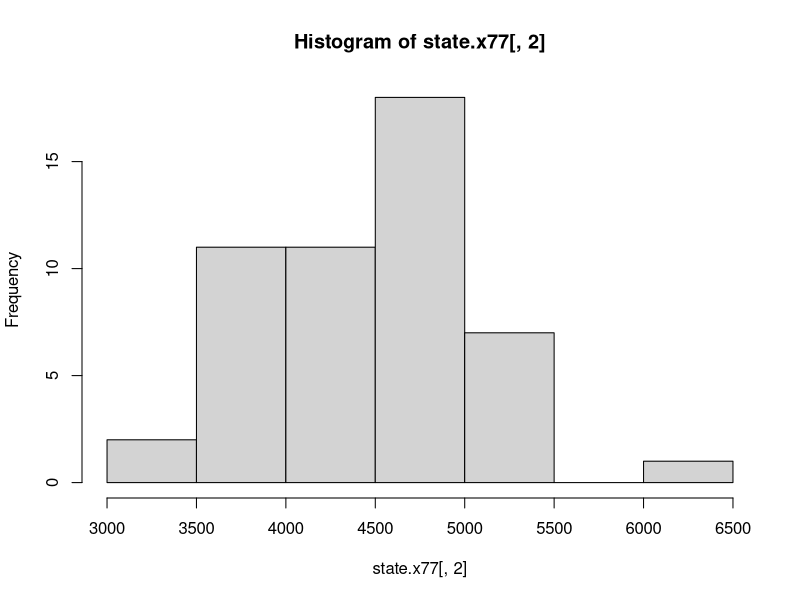

This chart was generated by the following R code:
# remove objects
rm(list=ls())
# detach all libraries
detachAllPackages <- function() {
  basic.packages <- c("package:stats","package:graphics","package:grDevices","package:utils","package:datasets","package:methods","package:base")
  package.list <- search()[ifelse(unlist(gregexpr("package:",search()))==1,TRUE,FALSE)]
  package.list <- setdiff(package.list,basic.packages)
  if (length(package.list)>0)  for (package in package.list) detach(package, character.only=TRUE)
}
detachAllPackages()

#############
# Basic stats
#############

# create vector y
y <- c(0, 4, 4, 5, 7, 10)

# (1) find sum of y using the built-in R function
sum(y)

# (2) find mean of y using your "own" function
sum(y)/length(y)
# now do the same thing, but faster using the built-in R function
mean(y)

# (3) find sum of demeaned values
y - mean(y) #Update

# (4) calculate sum of squared error
deviations <- y - mean(y)
squared_error <- sum(deviations^2)
squared_error

variance <- squared_error / (length(y) - 1)
variance

###########
# Quantiles
###########

# create vector
quantilesVec <- c(55, 84, 65, 54, 61, 67, 80, 59, 81, 82)

# (1) calculate median 

median(quantilesVec)

# (2) calculate quantiles

quantile(quantilesVec)

# (3) make a histogram of state median income
hist(state.x77[,2])

# remember to save your plot as a pdf
